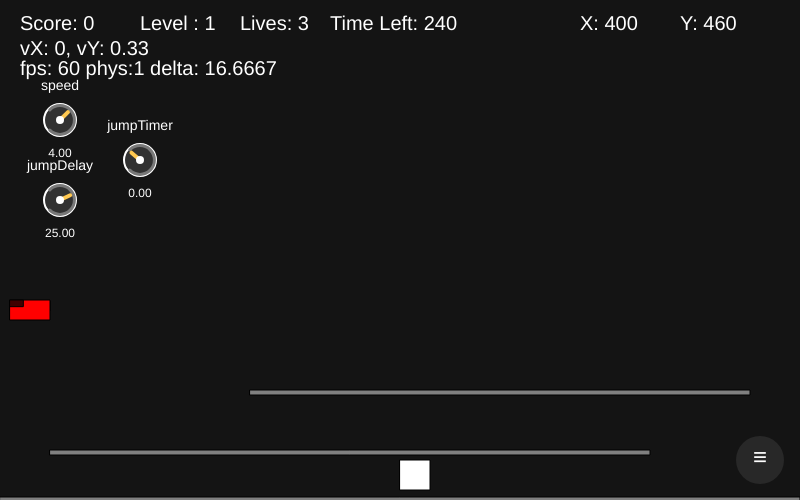
Frame 1 (no input)
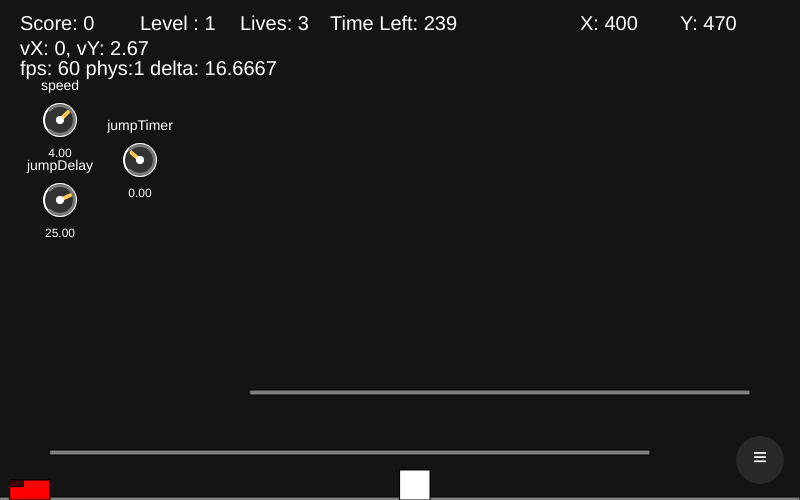
Frame 60 (no input)
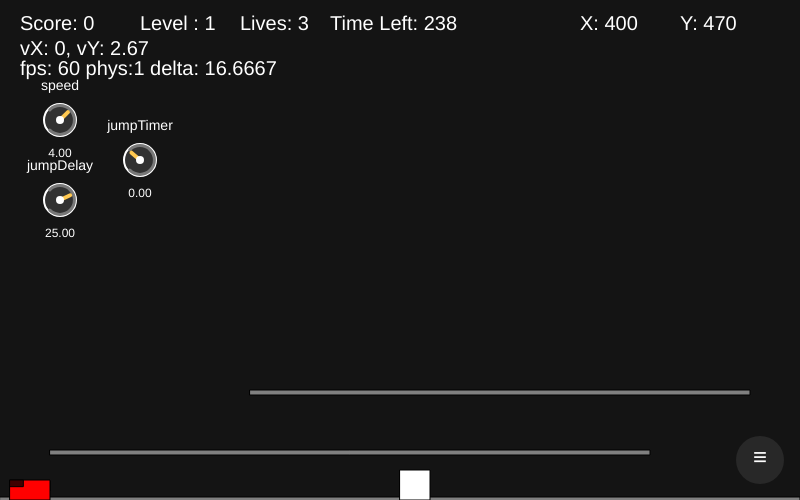
Frame 120 (the mouse pressed at the canvas centre since frame 60)

The p5.js sketch that drew these frames (run headless with seeded random() and noise() and a simulated clock; from frame 60 on, the mouse is pressed at the canvas centre):

// p5.js sketch
// ── sketch.js
// DMessham loderunner remake

// 
let game = {};
let config = {};

let physDelta = 1


let levels = [
    {
        
    },

]

let IS_DEBUG = true;

function setup() {
    createCanvas(800, 500);

    initUI();
    initGameState();
}

function draw() {
    // framerate adaptive physics, less than 1 means too fast > 1 means too slow
    // physDelta = constrain((deltaTime-1.66667)/15, 0, 2)
    physDelta = deltaTime*(frameRate()/1000)
    updateGame();
    drawGame();
    drawUI();
}

function initUI() {
    // Show debug UI FAB in debug mode
    if (IS_DEBUG) {
        createFAB(width - 40, height - 40, 24, "≡", () => {
            UTIL_UI.panelOpen = !UTIL_UI.panelOpen;
        });
    }

    createKnob("speed", 60, 120, 16, 1, 10, 4);
    
    createKnob("jumpDelay", 60, 200, 16, 1, 60, 25);
    
    createKnob("jumpTimer", 140, 160, 16, 1, 60, 60);
}

function initGameState() {
    game = {
        scene: "play",
        score: 0,
        lives: 0,
        timer: 0,
        timeLimit: 240,
        level: 1,
    };

    game.player = {};
    // game.enemies = [];
    // game.obstacles = [];
    // game.food = [];

    config = {
        playerSpeed: 2,
        // enemySpeed: 2,
        // spawnRate: 60,
        debug: IS_DEBUG
    };

    resetGameState();
}

function resetGameState() {
    game.score = 0;
    game.lives = 3;
    game.timer = 0;
    game.scene = "play";
    game.timeLimit = 240,

    game.timeLeft = game.timeLimit - game.timer

    game.frameTrack = 0

    game.player = {
        x: width / 2,
        y: height - 40,
        w: 30,
        h: 30,
        vx: 0,
        vy: 0,
        hp: 100,
        friction: config.playerSpeed/6,
        jumpTimer: 0,
        jumpTimerReset: 30,
    };

    game.enemies = [
        {   
            x: 10,
            y:300,
            vx: 0,
            vy: 0,
            w: 40,
            h: 20,
            friction: config.playerSpeed/9,
            speed: 4,
            state: 'disabled', // alive, disabled, dead
            type:"cart",//cart:charges in the dir of player and dies when hitting walls, sword: chases the player slowly, orb: noclip, slow movement
            sight: 'horizontal', // horizontal, radius, always, 
            sightVal: 10, // horizontal: up+down from top & bottom, radius: duh, always:not used
            lastKnownPlayerPos:[null, null],
            canSeePlayer: false,

        },{   
            x: 110,
            y:300,
            vx: 0,
            vy: 0,
            w: 20,
            h: 20,
            friction: config.playerSpeed/9,
            speed: 1.5,
            state: 'alive', // alive, disabled/blinded, dead
            type:"sword",
            sight: 'radius', // horizontal, radius, always, 
            sightVal: 60, // horizontal: up+down from top & bottom, radius: duh, always:not used

        },{   
            x: 110,
            y:300,
            vx: 0,
            vy: 0,
            w: 20,
            h: 20,
            friction: config.playerSpeed/9,
            speed: 1,
            state: 'alive', // alive, disabled/blinded, dead
            type:"target",
            sight: 'always', // horizontal, radius, always, 
            sightVal: 600, // horizontal: up+down from top & bottom, radius: duh, always:not used

        },
    ];
    game.platforms = [
        // todo: add platforms
        {
            x:0,
            y:497,
            w:width,
            h:5,
            color:"gray"
        },{
            x:50,
            y:450,
            w:600,
            h:5,
            color:"gray"
        },{
            x:250,
            y:390,
            w:500,
            h:5,
            color:"gray"
        },
    ];
    // game.bullets = [];
    // game.particles = [];
    game.gold = [
        {   
            x: 1,
            y:1,
            collected: false
        },

    ]
    
    game.gold = [];
}

function updateGame() {
    
    game.frameTrack++;

    if (IS_DEBUG) {
        config.playerSpeed = Math.round(getKnobValue('speed'));
        game.player.jumpTimerReset = Math.round(getKnobValue('jumpDelay'));
        
        setKnobValue('jumpTimer', game.player.jumpTimer)
    }

    if (game.scene !== "play") return;
    game.timer+=physDelta/60

    game.timeLeft = game.timeLimit - game.timer

    updatePlayer();



    updateEnemies();
    // updateBullets();

    // handleCollisions();
    // handleGameEvents();

}

function drawGame() {
    drawBackground();
    drawPlatforms();
    
    drawGold();
    drawPlayer();

    drawEnemies();
    // drawBullets();
}

function drawUI() {
    // Draw a simple HUD in the top-left corner
    fill(255);
    textSize(20);
    text("Score: " + game.score , 20, 30);

    text("Level : " + game.level, 140, 30);

    text("Lives: " + game.lives, 240, 30);

    if(game.timeLimit - game.timer  > 240){
        text("Time: " + round(game.timer,1), 330, 30);
    } else {
        
        text("Time Left: " + round(game.timeLimit - game.timer,1), 330, 30);
    }


    text("X: " + round(game.player.x,2), 580, 30);
    text("Y: " + round(game.player.y,2), 680, 30);
    
    text("vX: " + round(game.player.vx,2) + ", vY: " + round(game.player.vy,2), 20, 55);

    text("fps: "+ getTargetFrameRate() + " phys:" + round(physDelta,3)+" delta: " + round(deltaTime,4), 20, 75)

    // Helpers from utilities.js
    drawKnobPanel();
    drawFAB();
}

function drawBackground() {
    background(20);
}

function drawPlatforms(){
    
    for(i in game.platforms){
        e =  game.platforms[i]
        fill(e.color)
        rect(e.x, e.y, e.w, e.h);
    }
}

function drawEnemies(){
    for(i in game.enemies){
        e = game.enemies[i]
        switch(e.state){
            case "buried":
            case "disabled":
                fill(128,0,0)
                rect(e.x, e.y+1, e.w, e.h/2);
            case "alive":
                fill(255,0,0)
                rect(e.x, e.y,e.w, e.h);
            case "dead":
                fill(64,0,0)
                rect(e.x, e.y,e.w/3, e.h/3);
                return
            default:
                fill("pink")
                rect(e.x+10, e.y+10, 10, 10);
        }

    }
}

function updateEnemies(){
    let playerX = game.player.x + game.player.vx*physDelta
    let playerY = game.player.y + game.player.vy*physDelta
    for(i in game.enemies){
        e = game.enemies[i]
        e.x += e.vx;
        e.y += e.vy;
        
        e.y = constrain(e.y, 0, height - e.h);
        e.x = constrain(e.x, 0, width - e.w);
        switch(e.state){
            case 'disabled':
                // todo: add wakeup logic
                gravityFall(e)
                //check if the player is in wakeup range (half normal sight range)
                if(abs(checkPlayerProx(e.x,e.y,'radius')*0.5)>=e.sightVal){
                    return
                } else{
                    e.state = 'alive'
                    enemyChase(e, playerX, playerY)
                }
            case 'dead':
                gravityFall(e)
                return
            case 'alive':
                enemyChase(e, playerX, playerY)
        }

        //check if the enemy can see the player
        
        
    }
}

function enemyChase(e, playerX, playerY){
    
    e.canSeePlayer = false
    switch(e.sight){
        case 'horizontal': 
            //check if the player is at a similar horizontal level
            gravityFall(e)
            if(
                (playerY>=e.y-e.sightVal) && (playerY<=e.y+e.h+e.sightVal)
            ){
                e.canSeePlayer = true
            }
        case 'radius':
            //check if player is close
            gravityFall(e)
            if(
                (playerY>=e.y-e.sightVal) && (playerY<=e.y+e.h+e.sightVal) && 
                (playerX>=e.y-e.sightVal) && (playerX<=e.x+e.w+e.sightVal)
            ){
                e.canSeePlayer = true
            }
        case 'always':
            //basically noclip, for when time runs out
            e.canSeePlayer = true
    }
    if(e.canSeePlayer){
        console.log(`enemy located at ${e.x},${e.y} using ${e.sight} sight can see player`)
        switch(e.sight){
            case 'horizontal': 
                //run towards the player at full tilt
                if (e.x < playerX+3){
                    e.vx+=e.speed
                }else if (e.x > playerX+3){
                    e.vx-=e.speed
                }
            case 'radius':
                if (e.x < playerX+e.w/2){
                    e.vx+=e.speed
                }else if (e.x > playerX+e.w/2){
                    e.vx-=e.speed
                }
            case 'always':
                //basically noclip, for when time runs out
                if (e.x < playerX+e.w/2){
                    e.x+=e.speed
                }else if (e.x > playerX+e.w/2){
                    e.x-=e.speed
                }
                if (e.y < playerY+e.h/2){
                    e.y+=e.speed
                }else if (e.x > playerY+e.h/2){
                    e.y-=e.speed
                }
            default:
        }
    }
}

function checkPlayerProx(originX,originY,mode){
    let hDist = game.player.x-originX
    let vDist = game.player.y-originY
    switch(mode){
        case 'horizontal':
        case 'x':
            return(game.player.x-originX)
        case 'vertical':
        case 'y':
            return(game.player.y-originY)
        default:
            //return whichever dist is smaller
            if(abs(hDist)>abs(vDist)){
                return(game.player.x-originX)
            }else{
                return(game.player.y-originY)
            }


    }
}

function drawGold(){
    fill("gold")

}


function drawPlayer() {
    fill(255);
    rect(game.player.x, game.player.y, game.player.w, game.player.h);
}

function updatePlayer() {

    if (game.timeLeft <=0){
        gameOver("timeLimit")
    }

    game.player.x += game.player.vx*physDelta;
    game.player.y += game.player.vy*physDelta;

    if (keyIsDown(LEFT_ARROW)){game.player.vx = -config.playerSpeed;}
    else if (keyIsDown(RIGHT_ARROW)){game.player.vx = config.playerSpeed;}

    // decelerate player
    if (game.player.vx>game.player.friction){
        game.player.vx -= game.player.friction*physDelta
    }
    else if (game.player.vx<-game.player.friction){
        game.player.vx += game.player.friction*physDelta
    }
    else{
        game.player.vx = 0
    }
    // gravity
    gravityFall(game.player)
    if (game.player.jumpTimer> 0){
        game.player.jumpTimer -= 1
    }

    // Keep player within bounds
    game.player.x = constrain(game.player.x, 0, width - game.player.w);
    if (game.player.y < 2){
        levelWon()
    }
    game.player.y = constrain(game.player.y, 0, height - game.player.h);

    //detect contact with an enemy


    // make a player falling fast enough on an enemy kill it

    //todo: make a player that hits the ground fast enough w/o hitting an enemy or a ladder (or water?) die
}

function playerAttack(x,y,tx,ty){

}

function enemyAttack(x,y,tx,ty){
    let playerHit=false

    if(playerHit){
        
        gameOver("enemyAttack")
    }
}

function gravityFall(target){
    if(target.vy < target.friction*37 && (!isOnLadder(target) && !isOnPlatform(target)) && (target.y <= height-30)){
        target.vy += target.friction*physDelta
    }
}

function keyPressed() {
    moveKeys()
}
// function 

function moveKeys(){
    if (keyCode === UP_ARROW) {
        if(isOnLadder(game.player)){
            game.player.vy = -config.playerSpeed*physDelta;
        }
        else if(game.player.jumpTimer<1){
            game.player.vy = -config.playerSpeed*1.5*physDelta;
            game.player.jumpTimer = game.player.jumpTimerReset
        }
        // game.player.vy = -config.playerSpeed;
    } else if (keyCode === DOWN_ARROW) {
        game.player.vy = config.playerSpeed*physDelta;
    }
}


function mousePressed() {
    if (handleFABPressed()) return;
    if (handleKnobPressed()) return;
}

function mouseDragged() {
    handleKnobDragged();
}

function mouseReleased() {
    handleKnobReleased();
}

function levelWon(){
    // todo: move to next level
    game.level++
    game.score += 1000
    game.player.x = width / 2;
    game.player.y = height - 60;
}


function isOnLadder(target){
    let bottom = target.y+target.h
    // implement ladder detection
    return false;
}

function isOnPlatform(target){
    // implement ladder detection
    let bottom = target.y+target.h
    let collisionCheck = false
    
    // check entire bottom side
    // for(let i=0; i+1; i<=target.w){
        // let p = i;

    // }
    
    return collisionCheck
}

function wallcheck(target){
    // implement ladder detection
    let bottom = target.y+target.h
    let collisionCheck = false
    
    // check entire side
    for(let i=0; i+1; i<=target.h){
        // let p = i;
    }
    
    return collisionCheck
}
function gameOver(reason){
    // todo: reset game state
    if (game.lives<=0){
        game.scene = "gameOver";
    } else {
        game.lives -=1;

    }
}
// ── fab.js
/*
=========================
Simple FAB + Experimental Knob / Dial UI Kit for p5.js
- Author: Jesse Rolheiser

Most Effective if you use:
- createFAB() and createKnob() methods in your setup() logic
- drawFAB() and drawKnobPanel() methods near the end of your draw() logic
- getKnobValue() method to retrieve knob values
- handleFABPressed(), handleKnobDrag(), and handleKnobRelease() methods in your mouse events
=========================
*/

// Local State Management
let UTIL_UI = {
    fab: null,
    knobs: [],
    panelOpen: true,
    activeKnob: null
};

// ---------- Floating Action Buttons (FAB) ----------

// Used to configure a Floating Action Button (FAB)
function createFAB(x, y, r, label = "+", onClick = null) {
    UTIL_UI.fab = {
        x,
        y,
        r,
        label,
        onClick
    };
}

// FAB drawing helper, should be called near the end of your draw() method
function drawFAB() {
    if (!UTIL_UI.fab) return;

    push();
    noStroke();

    let hovered = dist(mouseX, mouseY, UTIL_UI.fab.x, UTIL_UI.fab.y) < UTIL_UI.fab.r;

    fill(hovered ? 70 : 40);
    circle(UTIL_UI.fab.x, UTIL_UI.fab.y, UTIL_UI.fab.r * 2);

    fill(255);
    textAlign(CENTER, CENTER);
    textSize(UTIL_UI.fab.r);
    text(UTIL_UI.fab.label, UTIL_UI.fab.x, UTIL_UI.fab.y - 2);
    pop();
}

// Configures press event handler
// Should be called in your mousePressed() method
function handleFABPressed() {
    if (!UTIL_UI.fab) return false;

    let hovered = dist(mouseX, mouseY, UTIL_UI.fab.x, UTIL_UI.fab.y) < UTIL_UI.fab.r;

    if (hovered) {
        if (UTIL_UI.fab.onClick) UTIL_UI.fab.onClick();
        return true;
    }

    return false;
}

// ---------- KNOBS ----------

// Adds a new experimental knob to the UI
function createKnob(label, x, y, radius, minVal, maxVal, startVal) {
    let knob = {
        label,
        x,
        y,
        radius,
        minVal,
        maxVal,
        value: constrain(startVal, minVal, maxVal),
        dragging: false
    };

    UTIL_UI.knobs.push(knob);
    return knob;
}

// Helper to retrieve the value of a knob by its label
function getKnobValue(label) {
    for (let knob of UTIL_UI.knobs) {
        if (knob.label === label) return knob.value;
    }
    return null;
}

function setKnobValue(label, value) {
    for (let knob of UTIL_UI.knobs) {
        if (knob.label === label) knob.value=value;
    }
    return null;
}

// Internal knob draw helper, does not need to be called in your program
function drawKnob(knob) {
    let angle = map(knob.value, knob.minVal, knob.maxVal, -135, 135);
    let rad = radians(angle);

    let pointerX = knob.x + cos(rad) * knob.radius * 0.7;
    let pointerY = knob.y + sin(rad) * knob.radius * 0.7;

    push();
    textAlign(CENTER, CENTER);

    // label
    noStroke();
    fill(255);
    textSize(14);
    text(knob.label, knob.x, knob.y - knob.radius - 18);

    // knob body
    stroke(255);
    strokeWeight(2);
    fill(50);
    circle(knob.x, knob.y, knob.radius * 2);

    // arc guide
    noFill();
    stroke(120);
    strokeWeight(3);
    arc(
        knob.x,
        knob.y,
        knob.radius * 1.8,
        knob.radius * 1.8,
        radians(-135),
        radians(135)
    );

    // pointer
    stroke(255, 200, 80);
    strokeWeight(4);
    line(knob.x, knob.y, pointerX, pointerY);

    // center dot
    noStroke();
    fill(255);
    circle(knob.x, knob.y, 8);

    // value text
    fill(255);
    textSize(12);

    // Number Format(nf): https://p5js.org/reference/p5/nf/
    text(nf(knob.value, 1, 2), knob.x, knob.y + knob.radius + 18);

    pop();
}

// Draws the knob panel, should be called near the end of your draw() method
function drawKnobPanel() {
    if (!UTIL_UI.panelOpen) return;

    for (let knob of UTIL_UI.knobs) {
        drawKnob(knob);
    }
}

// Internal hit test helper
function knobHitTest(knob, mx, my) {
    return dist(mx, my, knob.x, knob.y) < knob.radius;
}

// Configures press event handler
// Should be called in your mousePressed() method
function handleKnobPressed() {
    if (!UTIL_UI.panelOpen) return false;

    for (let knob of UTIL_UI.knobs) {
        if (knobHitTest(knob, mouseX, mouseY)) {
            knob.dragging = true;
            UTIL_UI.activeKnob = knob;
            updateKnobFromMouse(knob);
            return true;
        }
    }

    return false;
}

// Configures drag event handler
// Should be called in your mouseDragged() method
function handleKnobDragged() {
    if (UTIL_UI.activeKnob) {
        updateKnobFromMouse(UTIL_UI.activeKnob);
    }
}

// Configures release event handler
// Should be called in your mouseReleased() method
function handleKnobReleased() {
    if (UTIL_UI.activeKnob) {
        UTIL_UI.activeKnob.dragging = false;
        UTIL_UI.activeKnob = null;
    }
}

// Internal knob update helper
function updateKnobFromMouse(knob) {
    let angle = degrees(atan2(mouseY - knob.y, mouseX - knob.x));

    // clamp angle to usable knob sweep
    angle = constrain(angle, -135, 135);

    knob.value = map(angle, -135, 135, knob.minVal, knob.maxVal);
}
